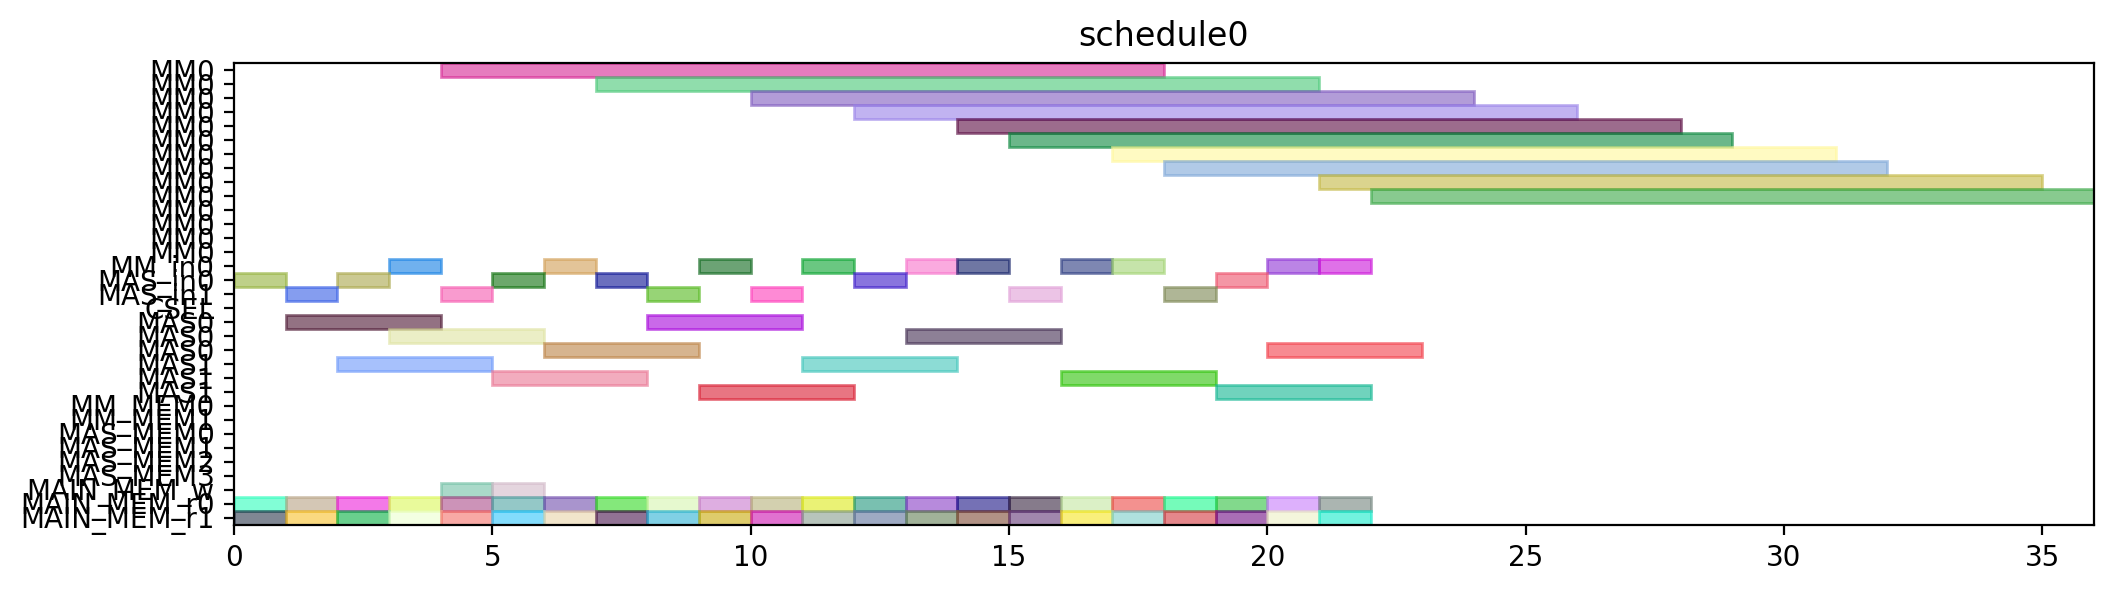

Source code (Python):
from pyschedule import Scenario, solvers, plotters, alt


def solve():
	horizon = 120
	S = Scenario("schedule0", horizon=horizon)

	# resource
	MM = S.Resources('MM', num=1, size=14)
	MM_in = S.Resources('MM_in', num=1)
	MAS_in = S.Resources('MAS_in', num=2)
	CSEL = S.Resource('CSEL')
	MAS = S.Resources('MAS', num=2, size=3, periods=range(1, horizon))
	MM_MEM = S.Resources('MM_MEM', num=2)
	MAS_MEM = S.Resources('MAS_MEM', num=4)
	MAIN_MEM_w = S.Resource('MAIN_MEM_w', size=1)
	MAIN_MEM_r = S.Resources('MAIN_MEM_r', num=2)

	# result of previous scheduling

	# new tasks
	c10_t0 = S.Task('c10_t0', length=14, delay_cost=1)
	c10_t0 += alt(MM)
	c10_t0_in = S.Task('c10_t0_in', length=1, delay_cost=1)
	c10_t0_in += alt(MM_in)
	S += c10_t0_in*MM_in[0]<=c10_t0*MM[0]
	c10_t0_mem0 = S.Task('c10_t0_mem0', length=1, delay_cost=1)
	c10_t0_mem0 += MAIN_MEM_r[0]
	S += c10_t0_mem0 <= c10_t0

	c10_t0_mem1 = S.Task('c10_t0_mem1', length=1, delay_cost=1)
	c10_t0_mem1 += MAIN_MEM_r[1]
	S += c10_t0_mem1 <= c10_t0

	c10_t1 = S.Task('c10_t1', length=14, delay_cost=1)
	c10_t1 += alt(MM)
	c10_t1_in = S.Task('c10_t1_in', length=1, delay_cost=1)
	c10_t1_in += alt(MM_in)
	S += c10_t1_in*MM_in[0]<=c10_t1*MM[0]
	c10_t1_mem0 = S.Task('c10_t1_mem0', length=1, delay_cost=1)
	c10_t1_mem0 += MAIN_MEM_r[0]
	S += c10_t1_mem0 <= c10_t1

	c10_t1_mem1 = S.Task('c10_t1_mem1', length=1, delay_cost=1)
	c10_t1_mem1 += MAIN_MEM_r[1]
	S += c10_t1_mem1 <= c10_t1

	c10_t2 = S.Task('c10_t2', length=3, delay_cost=1)
	c10_t2 += alt(MAS)
	c10_t2_in = S.Task('c10_t2_in', length=1, delay_cost=1)
	c10_t2_in += alt(MAS_in)
	S += c10_t2_in*MAS_in[0]<=c10_t2*MAS[0]

	S += c10_t2_in*MAS_in[1]<=c10_t2*MAS[1]

	c10_t2_mem0 = S.Task('c10_t2_mem0', length=1, delay_cost=1)
	c10_t2_mem0 += MAIN_MEM_r[0]
	S += c10_t2_mem0 <= c10_t2

	c10_t2_mem1 = S.Task('c10_t2_mem1', length=1, delay_cost=1)
	c10_t2_mem1 += MAIN_MEM_r[1]
	S += c10_t2_mem1 <= c10_t2

	c10_t3 = S.Task('c10_t3', length=3, delay_cost=1)
	c10_t3 += alt(MAS)
	c10_t3_in = S.Task('c10_t3_in', length=1, delay_cost=1)
	c10_t3_in += alt(MAS_in)
	S += c10_t3_in*MAS_in[0]<=c10_t3*MAS[0]

	S += c10_t3_in*MAS_in[1]<=c10_t3*MAS[1]

	c10_t3_mem0 = S.Task('c10_t3_mem0', length=1, delay_cost=1)
	c10_t3_mem0 += MAIN_MEM_r[0]
	S += c10_t3_mem0 <= c10_t3

	c10_t3_mem1 = S.Task('c10_t3_mem1', length=1, delay_cost=1)
	c10_t3_mem1 += MAIN_MEM_r[1]
	S += c10_t3_mem1 <= c10_t3

	c20_t0 = S.Task('c20_t0', length=14, delay_cost=1)
	c20_t0 += alt(MM)
	c20_t0_in = S.Task('c20_t0_in', length=1, delay_cost=1)
	c20_t0_in += alt(MM_in)
	S += c20_t0_in*MM_in[0]<=c20_t0*MM[0]
	c20_t0_mem0 = S.Task('c20_t0_mem0', length=1, delay_cost=1)
	c20_t0_mem0 += MAIN_MEM_r[0]
	S += c20_t0_mem0 <= c20_t0

	c20_t0_mem1 = S.Task('c20_t0_mem1', length=1, delay_cost=1)
	c20_t0_mem1 += MAIN_MEM_r[1]
	S += c20_t0_mem1 <= c20_t0

	c20_t1 = S.Task('c20_t1', length=14, delay_cost=1)
	c20_t1 += alt(MM)
	c20_t1_in = S.Task('c20_t1_in', length=1, delay_cost=1)
	c20_t1_in += alt(MM_in)
	S += c20_t1_in*MM_in[0]<=c20_t1*MM[0]
	c20_t1_mem0 = S.Task('c20_t1_mem0', length=1, delay_cost=1)
	c20_t1_mem0 += MAIN_MEM_r[0]
	S += c20_t1_mem0 <= c20_t1

	c20_t1_mem1 = S.Task('c20_t1_mem1', length=1, delay_cost=1)
	c20_t1_mem1 += MAIN_MEM_r[1]
	S += c20_t1_mem1 <= c20_t1

	c20_t2 = S.Task('c20_t2', length=3, delay_cost=1)
	c20_t2 += alt(MAS)
	c20_t2_in = S.Task('c20_t2_in', length=1, delay_cost=1)
	c20_t2_in += alt(MAS_in)
	S += c20_t2_in*MAS_in[0]<=c20_t2*MAS[0]

	S += c20_t2_in*MAS_in[1]<=c20_t2*MAS[1]

	c20_t2_mem0 = S.Task('c20_t2_mem0', length=1, delay_cost=1)
	c20_t2_mem0 += MAIN_MEM_r[0]
	S += c20_t2_mem0 <= c20_t2

	c20_t2_mem1 = S.Task('c20_t2_mem1', length=1, delay_cost=1)
	c20_t2_mem1 += MAIN_MEM_r[1]
	S += c20_t2_mem1 <= c20_t2

	c20_t3 = S.Task('c20_t3', length=3, delay_cost=1)
	c20_t3 += alt(MAS)
	c20_t3_in = S.Task('c20_t3_in', length=1, delay_cost=1)
	c20_t3_in += alt(MAS_in)
	S += c20_t3_in*MAS_in[0]<=c20_t3*MAS[0]

	S += c20_t3_in*MAS_in[1]<=c20_t3*MAS[1]

	c20_t3_mem0 = S.Task('c20_t3_mem0', length=1, delay_cost=1)
	c20_t3_mem0 += MAIN_MEM_r[0]
	S += c20_t3_mem0 <= c20_t3

	c20_t3_mem1 = S.Task('c20_t3_mem1', length=1, delay_cost=1)
	c20_t3_mem1 += MAIN_MEM_r[1]
	S += c20_t3_mem1 <= c20_t3

	c01_t0 = S.Task('c01_t0', length=14, delay_cost=1)
	c01_t0 += alt(MM)
	c01_t0_in = S.Task('c01_t0_in', length=1, delay_cost=1)
	c01_t0_in += alt(MM_in)
	S += c01_t0_in*MM_in[0]<=c01_t0*MM[0]
	c01_t0_mem0 = S.Task('c01_t0_mem0', length=1, delay_cost=1)
	c01_t0_mem0 += MAIN_MEM_r[0]
	S += c01_t0_mem0 <= c01_t0

	c01_t0_mem1 = S.Task('c01_t0_mem1', length=1, delay_cost=1)
	c01_t0_mem1 += MAIN_MEM_r[1]
	S += c01_t0_mem1 <= c01_t0

	c01_t1 = S.Task('c01_t1', length=14, delay_cost=1)
	c01_t1 += alt(MM)
	c01_t1_in = S.Task('c01_t1_in', length=1, delay_cost=1)
	c01_t1_in += alt(MM_in)
	S += c01_t1_in*MM_in[0]<=c01_t1*MM[0]
	c01_t1_mem0 = S.Task('c01_t1_mem0', length=1, delay_cost=1)
	c01_t1_mem0 += MAIN_MEM_r[0]
	S += c01_t1_mem0 <= c01_t1

	c01_t1_mem1 = S.Task('c01_t1_mem1', length=1, delay_cost=1)
	c01_t1_mem1 += MAIN_MEM_r[1]
	S += c01_t1_mem1 <= c01_t1

	c01_t2 = S.Task('c01_t2', length=3, delay_cost=1)
	c01_t2 += alt(MAS)
	c01_t2_in = S.Task('c01_t2_in', length=1, delay_cost=1)
	c01_t2_in += alt(MAS_in)
	S += c01_t2_in*MAS_in[0]<=c01_t2*MAS[0]

	S += c01_t2_in*MAS_in[1]<=c01_t2*MAS[1]

	c01_t2_mem0 = S.Task('c01_t2_mem0', length=1, delay_cost=1)
	c01_t2_mem0 += MAIN_MEM_r[0]
	S += c01_t2_mem0 <= c01_t2

	c01_t2_mem1 = S.Task('c01_t2_mem1', length=1, delay_cost=1)
	c01_t2_mem1 += MAIN_MEM_r[1]
	S += c01_t2_mem1 <= c01_t2

	c01_t3 = S.Task('c01_t3', length=3, delay_cost=1)
	c01_t3 += alt(MAS)
	c01_t3_in = S.Task('c01_t3_in', length=1, delay_cost=1)
	c01_t3_in += alt(MAS_in)
	S += c01_t3_in*MAS_in[0]<=c01_t3*MAS[0]

	S += c01_t3_in*MAS_in[1]<=c01_t3*MAS[1]

	c01_t3_mem0 = S.Task('c01_t3_mem0', length=1, delay_cost=1)
	c01_t3_mem0 += MAIN_MEM_r[0]
	S += c01_t3_mem0 <= c01_t3

	c01_t3_mem1 = S.Task('c01_t3_mem1', length=1, delay_cost=1)
	c01_t3_mem1 += MAIN_MEM_r[1]
	S += c01_t3_mem1 <= c01_t3

	c11_t0 = S.Task('c11_t0', length=14, delay_cost=1)
	c11_t0 += alt(MM)
	c11_t0_in = S.Task('c11_t0_in', length=1, delay_cost=1)
	c11_t0_in += alt(MM_in)
	S += c11_t0_in*MM_in[0]<=c11_t0*MM[0]
	c11_t0_mem0 = S.Task('c11_t0_mem0', length=1, delay_cost=1)
	c11_t0_mem0 += MAIN_MEM_r[0]
	S += c11_t0_mem0 <= c11_t0

	c11_t0_mem1 = S.Task('c11_t0_mem1', length=1, delay_cost=1)
	c11_t0_mem1 += MAIN_MEM_r[1]
	S += c11_t0_mem1 <= c11_t0

	c11_t1 = S.Task('c11_t1', length=14, delay_cost=1)
	c11_t1 += alt(MM)
	c11_t1_in = S.Task('c11_t1_in', length=1, delay_cost=1)
	c11_t1_in += alt(MM_in)
	S += c11_t1_in*MM_in[0]<=c11_t1*MM[0]
	c11_t1_mem0 = S.Task('c11_t1_mem0', length=1, delay_cost=1)
	c11_t1_mem0 += MAIN_MEM_r[0]
	S += c11_t1_mem0 <= c11_t1

	c11_t1_mem1 = S.Task('c11_t1_mem1', length=1, delay_cost=1)
	c11_t1_mem1 += MAIN_MEM_r[1]
	S += c11_t1_mem1 <= c11_t1

	c11_t2 = S.Task('c11_t2', length=3, delay_cost=1)
	c11_t2 += alt(MAS)
	c11_t2_in = S.Task('c11_t2_in', length=1, delay_cost=1)
	c11_t2_in += alt(MAS_in)
	S += c11_t2_in*MAS_in[0]<=c11_t2*MAS[0]

	S += c11_t2_in*MAS_in[1]<=c11_t2*MAS[1]

	c11_t2_mem0 = S.Task('c11_t2_mem0', length=1, delay_cost=1)
	c11_t2_mem0 += MAIN_MEM_r[0]
	S += c11_t2_mem0 <= c11_t2

	c11_t2_mem1 = S.Task('c11_t2_mem1', length=1, delay_cost=1)
	c11_t2_mem1 += MAIN_MEM_r[1]
	S += c11_t2_mem1 <= c11_t2

	c11_t3 = S.Task('c11_t3', length=3, delay_cost=1)
	c11_t3 += alt(MAS)
	c11_t3_in = S.Task('c11_t3_in', length=1, delay_cost=1)
	c11_t3_in += alt(MAS_in)
	S += c11_t3_in*MAS_in[0]<=c11_t3*MAS[0]

	S += c11_t3_in*MAS_in[1]<=c11_t3*MAS[1]

	c11_t3_mem0 = S.Task('c11_t3_mem0', length=1, delay_cost=1)
	c11_t3_mem0 += MAIN_MEM_r[0]
	S += c11_t3_mem0 <= c11_t3

	c11_t3_mem1 = S.Task('c11_t3_mem1', length=1, delay_cost=1)
	c11_t3_mem1 += MAIN_MEM_r[1]
	S += c11_t3_mem1 <= c11_t3

	c21_t0 = S.Task('c21_t0', length=14, delay_cost=1)
	c21_t0 += alt(MM)
	c21_t0_in = S.Task('c21_t0_in', length=1, delay_cost=1)
	c21_t0_in += alt(MM_in)
	S += c21_t0_in*MM_in[0]<=c21_t0*MM[0]
	c21_t0_mem0 = S.Task('c21_t0_mem0', length=1, delay_cost=1)
	c21_t0_mem0 += MAIN_MEM_r[0]
	S += c21_t0_mem0 <= c21_t0

	c21_t0_mem1 = S.Task('c21_t0_mem1', length=1, delay_cost=1)
	c21_t0_mem1 += MAIN_MEM_r[1]
	S += c21_t0_mem1 <= c21_t0

	c21_t1 = S.Task('c21_t1', length=14, delay_cost=1)
	c21_t1 += alt(MM)
	c21_t1_in = S.Task('c21_t1_in', length=1, delay_cost=1)
	c21_t1_in += alt(MM_in)
	S += c21_t1_in*MM_in[0]<=c21_t1*MM[0]
	c21_t1_mem0 = S.Task('c21_t1_mem0', length=1, delay_cost=1)
	c21_t1_mem0 += MAIN_MEM_r[0]
	S += c21_t1_mem0 <= c21_t1

	c21_t1_mem1 = S.Task('c21_t1_mem1', length=1, delay_cost=1)
	c21_t1_mem1 += MAIN_MEM_r[1]
	S += c21_t1_mem1 <= c21_t1

	c21_t2 = S.Task('c21_t2', length=3, delay_cost=1)
	c21_t2 += alt(MAS)
	c21_t2_in = S.Task('c21_t2_in', length=1, delay_cost=1)
	c21_t2_in += alt(MAS_in)
	S += c21_t2_in*MAS_in[0]<=c21_t2*MAS[0]

	S += c21_t2_in*MAS_in[1]<=c21_t2*MAS[1]

	c21_t2_mem0 = S.Task('c21_t2_mem0', length=1, delay_cost=1)
	c21_t2_mem0 += MAIN_MEM_r[0]
	S += c21_t2_mem0 <= c21_t2

	c21_t2_mem1 = S.Task('c21_t2_mem1', length=1, delay_cost=1)
	c21_t2_mem1 += MAIN_MEM_r[1]
	S += c21_t2_mem1 <= c21_t2

	c21_t3 = S.Task('c21_t3', length=3, delay_cost=1)
	c21_t3 += alt(MAS)
	c21_t3_in = S.Task('c21_t3_in', length=1, delay_cost=1)
	c21_t3_in += alt(MAS_in)
	S += c21_t3_in*MAS_in[0]<=c21_t3*MAS[0]

	S += c21_t3_in*MAS_in[1]<=c21_t3*MAS[1]

	c21_t3_mem0 = S.Task('c21_t3_mem0', length=1, delay_cost=1)
	c21_t3_mem0 += MAIN_MEM_r[0]
	S += c21_t3_mem0 <= c21_t3

	c21_t3_mem1 = S.Task('c21_t3_mem1', length=1, delay_cost=1)
	c21_t3_mem1 += MAIN_MEM_r[1]
	S += c21_t3_mem1 <= c21_t3

	c000 = S.Task('c000', length=3, delay_cost=1)
	c000 += alt(MAS)
	c000_in = S.Task('c000_in', length=1, delay_cost=1)
	c000_in += alt(MAS_in)
	S += c000_in*MAS_in[0]<=c000*MAS[0]

	S += c000_in*MAS_in[1]<=c000*MAS[1]

	S += 0<c000

	c000_w = S.Task('c000_w', length=1, delay_cost=1)
	c000_w += alt(MAIN_MEM_w)
	S += c000 <= c000_w

	c000_mem0 = S.Task('c000_mem0', length=1, delay_cost=1)
	c000_mem0 += MAIN_MEM_r[0]
	S += c000_mem0 <= c000

	c000_mem1 = S.Task('c000_mem1', length=1, delay_cost=1)
	c000_mem1 += MAIN_MEM_r[1]
	S += c000_mem1 <= c000

	c001 = S.Task('c001', length=3, delay_cost=1)
	c001 += alt(MAS)
	c001_in = S.Task('c001_in', length=1, delay_cost=1)
	c001_in += alt(MAS_in)
	S += c001_in*MAS_in[0]<=c001*MAS[0]

	S += c001_in*MAS_in[1]<=c001*MAS[1]

	S += 0<c001

	c001_w = S.Task('c001_w', length=1, delay_cost=1)
	c001_w += alt(MAIN_MEM_w)
	S += c001 <= c001_w

	c001_mem0 = S.Task('c001_mem0', length=1, delay_cost=1)
	c001_mem0 += MAIN_MEM_r[0]
	S += c001_mem0 <= c001

	c001_mem1 = S.Task('c001_mem1', length=1, delay_cost=1)
	c001_mem1 += MAIN_MEM_r[1]
	S += c001_mem1 <= c001

	solvers.mip.solve(S,msg=1,kind='CPLEX',ratio_gap=1.01)

	solution = [['hoge']*len(S.solution()[1]) for i in range(len(S.solution()))]
	for i in range(len(S.solution())):
		for j in range(len(S.solution()[i])):
			solution[i][j]=str(S.solution()[i][j])
	print(solution)

	cycles = int(solution[-1][3])

	pic_file_name = "/mnt/rose/usr1/fukuda/ABE/multiRAM_multiMAS_16mux/scheduling_result/stage14MM1_stage3MAS2/FROB/schedule0.png"
	if(S.solution() != []):
		plotters.matplotlib.plot(S,img_filename=pic_file_name, show_task_labels=False, fig_size=(cycles*0.25+3, 3))

	return solution
